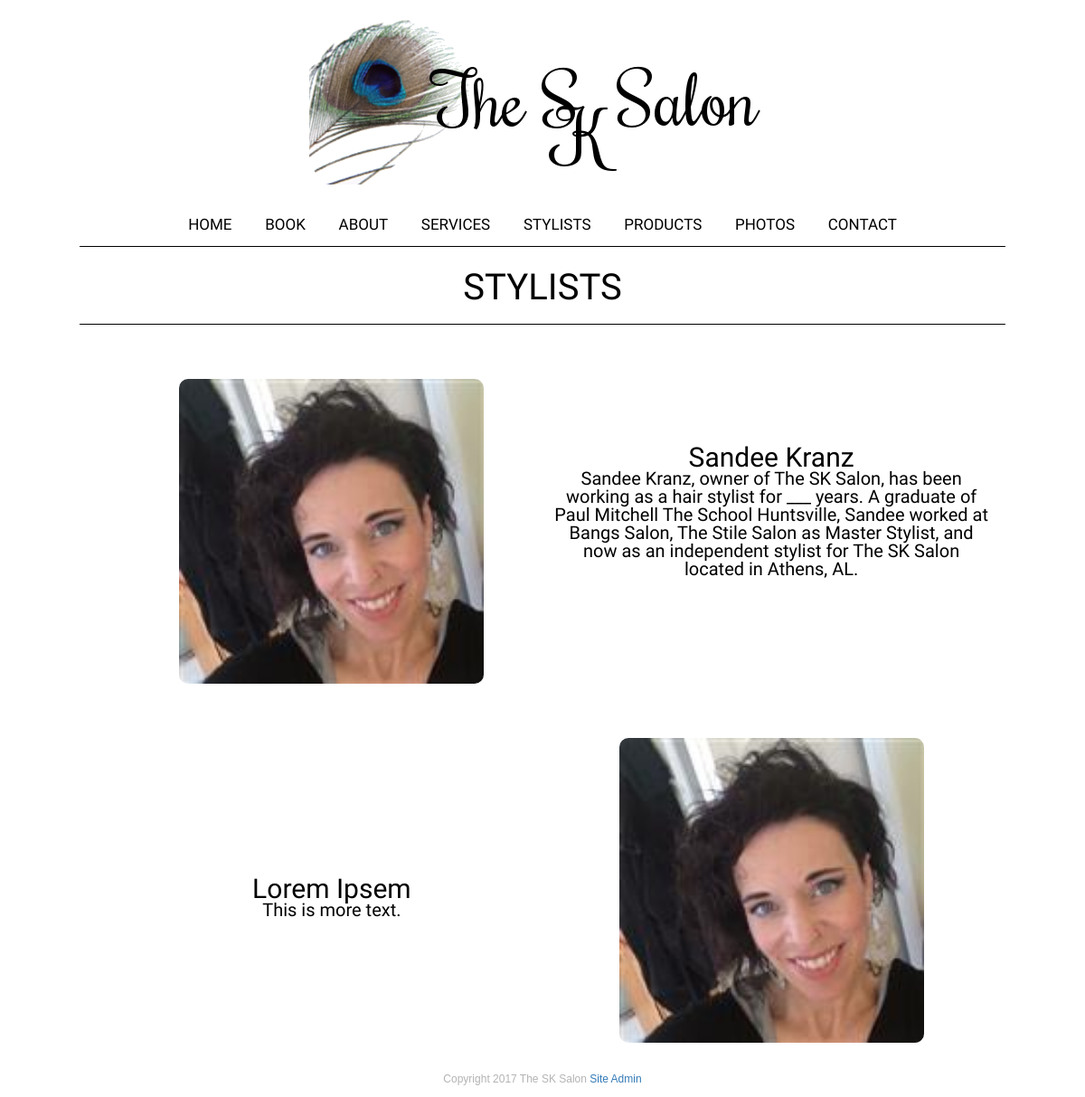
The app's page /Templates/stylists.php (signed in) with its own data.
### tables this page shows
CREATE TABLE `stylists` (
  `ID` int(11) NOT NULL,
  `Title` text NOT NULL,
  `Text` text NOT NULL,
  `image` varchar(255) NOT NULL
);

### Templates/Stylists.php (the view, shortened to what this page needs)
<?php
include 'Include/header.php';
include 'dbh.php';?>
	<div class = "pageHeading">
		<p>STYLISTS</p>
	</div>
	<div class = "productsContent">
	<?php
	$sql = "SELECT * FROM stylists";
	$result = mysqli_query($conn, $sql);
	$count = $result->num_rows;
	$i = 0;
	if ($count !=0)
	{
		while($row = $result->fetch_object()){
			if($i %2 == 0)
			{
	?>
	<div id = "productsOne">
		<img src="img/skranz.jpg" alt = "Sandee Kranz">
	</div>
	<div id = "productsTwo">
		<div id = "heading">
			<?php echo $row->Title; ?>
		</div>
		<p>
			<?php echo $row->Text; ?>
		</p>
	</div>
		<?php
			}
			else {
		?>
	<div id = "productsThree">
		<div id = "heading">
			<?php echo $row->Title; ?>
		</div>
		<p>
			<?php echo $row->Text; ?>.
		</p>
	</div>
	<div id = "productsFour">
		<img src = "img/skranz.jpg">
	</div>
	<?php
			}
			$i += 1;
		}
	}
	?>
	</div>
<?php include 'Include/footer.php'; ?>

### Templates/Include/header.php (shortened to what this page needs)
<!DOCTYPE html>
<html>
	<head>
		<link rel ="stylesheet" href="stylesheets/main.css">
		<link rel="stylesheet" href="https://maxcdn.bootstrapcdn.com/bootstrap/3.3.7/css/bootstrap.min.css">
	</head>
	<body>
		<div class="outerContainer">
			<div id = "topName">
				<img src = "img/sk.png" alt = "The SK Salon">
			</div>
				<div class="content">
					<div class="header">
						<ul class="topnav" id="myTopnav">
							<li><a href="index.php">HOME</a></li>
							<li><a href="https://www.vagaro.com/thesksalon">BOOK</a></li>
							<li><a href="about.php">ABOUT</a></li>
							<li><a href="services.php">SERVICES</a></li>
							<li><a href="stylists.php">STYLISTS</a></li>
							<li><a href="products.php">PRODUCTS</a></li>
							<li><a href="photos.php">PHOTOS</a></li>
							<li><a href="contact.php">CONTACT</a></li>
						</ul>
					</div>

### Templates/Include/footer.php
<div class="footer">
						<p class="bottomaddress">
							<br>Copyright 2017 The SK Salon          <a href= "admin.php">Site Admin</a>
						</p>
					</div>
				</div>
		</div>
	</body>
</html>

### Templates/stylesheets/main.css (style rules this page uses)
* { border: 0px dashed black; }
.outerContainer { font: 17px/20px Helvetica,'Lucida Grande', Tahoma, Verdana, sans-serif; background-color: #FFFFFF; min-height: 100%; width:100%; }
#topName { font-family: 'Rochester', Helvetica; font-size: 72px; line-height: 75px; color: #000000; text-align: center; margin: 10px; padding: 10px; }
img { max-width: 100%; height: auto; }
ul.topnav { list-style-type: none; margin: 0; padding: 0; overflow: hidden; background-color: #FFFFFF; text-align: center; }
ul.topnav li { display: inline-block; }
ul.topnav li a { font-family: 'Josefin Sans', Helvetica, Verdana; display: inline-block; color: #000000; text-align: center; padding: 14px 16px; text-decoration: none; transition: 0.3s; font-size: 17px; color: #000000; }
.content { max-width: 1024px; margin: auto; background-color:#FFFFFF; }
.footer { clear:both; background-color: #FFFFFF; padding: 200; float: bottom; }
p.bottomaddress { font: 17px/20px Helvetica, 'Lucida Grande', Tahoma, Verdana, sans-serif; color: #b3b3b3; font-size: 12px; text-align: center; }
.pageHeading { font-family: 'Josefin Sans', Helvetica; font-size: 40px; line-height: 40px; text-align: center; color: #000000; padding-top: 25px; padding-bottom: 10px; float: center; border-top: 1px solid #000000; border-bottom: 1px solid #000000; }
.productsContent { width: 100%; display: block; padding-top: 50px; margin: 10px; text-align: center; font-family: 'Josefin Sans', Helvetica, Verdana; font-size: 20px; color: #000000; }
#productsOne { width: 47%; display: inline-block; margin-bottom: 30px; }
#productsOne img { width: 70%; display: inline-block; border-radius: 10px; }
#productsTwo { width: 47%; display: inline-block; vertical-align: middle; margin-bottom: 30px; }
#productsThree { width: 47%; display: inline-block; vertical-align: middle; margin-top: 30px; }
#productsFour { width: 47%; display: inline-block; margin-top: 30px; }
#productsFour img { width: 70%; border-radius: 10px; }
#heading { text-decoration: bold; text-align: center-left; font-size: 30px; display: inline-block; }

### records on screen
stylists: Title "Sandee Kranz", Text "Sandee Kranz, owner of The SK Salon, has been working as a hair stylist for ___ years. A graduate of Paul Mitchell The School Huntsville, Sandee worked at Bangs Salon, The Stile Salon as Master Stylist, and now as an independent stylist for The SK Salon located in Athens, AL."
stylists: Title "Lorem Ipsem", Text "This is more text"
